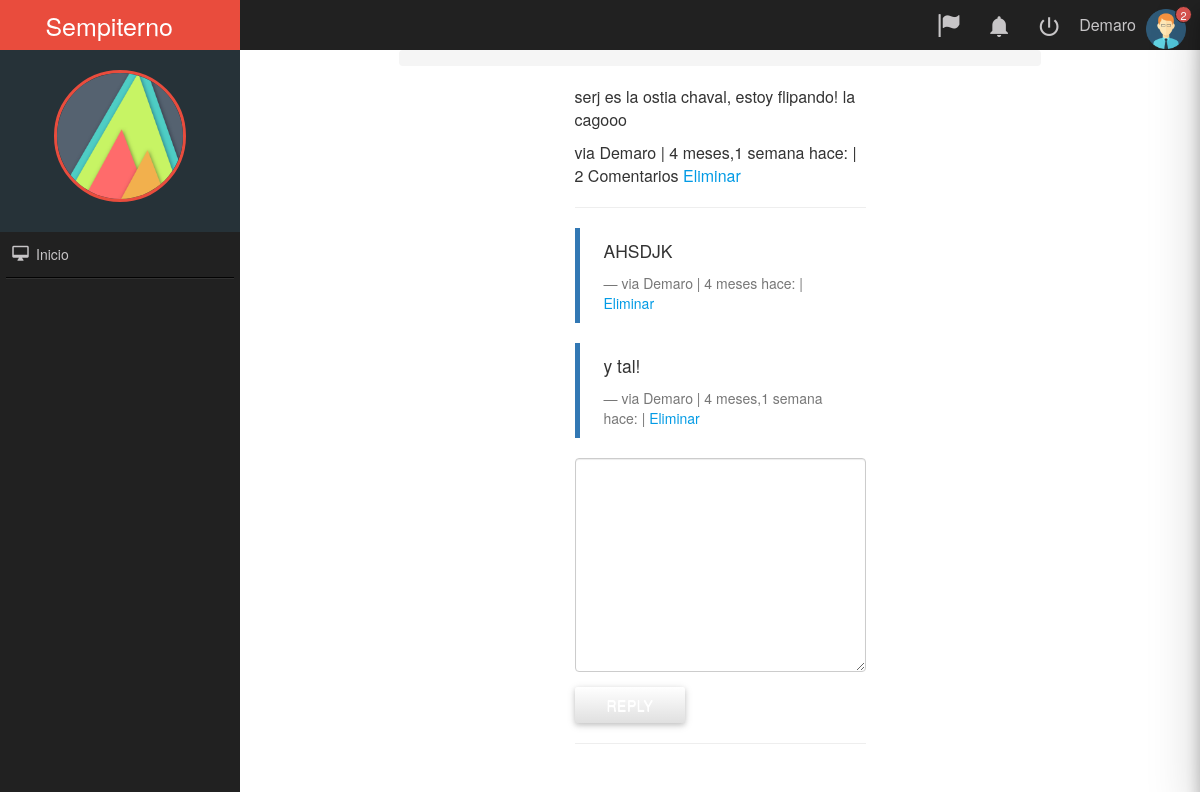
/comments/6/ (signed in), run on the app's committed database.
### comments/models.py (models this page shows, shortened)
class Comment(models.Model):
    user        = models.ForeignKey(settings.AUTH_USER_MODEL, default=1)
    content_type = models.ForeignKey(ContentType, on_delete=models.CASCADE)
    object_id = models.PositiveIntegerField()
    content_object = GenericForeignKey('content_type', 'object_id')
    parent      = models.ForeignKey("self", null=True, blank=True)
    content     = models.TextField()
    timestamp   = models.DateTimeField(auto_now_add=True)
    objects = CommentManager()
    class Meta:
        ordering = ['-timestamp']
    def get_delete_url(self):
        return reverse("comments:delete", kwargs={"id": self.id})
    def children(self): #replies
        return Comment.objects.filter(parent=self)
    @property
    def is_parent(self):
        if self.parent is not None:
            return False
        return True

### comments/views.py (the view, shortened to what this page needs)
# urls.py: url(r'^(?P<id>\d+)/$', comment_thread, name='thread'),
def comment_thread(request, id):
    try:
        obj = Comment.objects.get(id=id)
    except:
        raise Http404
    if not obj.is_parent:
        obj = obj.parent
    content_object = obj.content_object # Post that the comment is on
    content_id = obj.content_object.id
    initial_data = {
            "content_type": obj.content_type,
            "object_id": obj.object_id
    }
    form = CommentForm(request.POST or None, initial=initial_data)
    context = {
        "comment": obj,
        "form": form,
    }
    return render(request, "comment_thread.html", context)

### comments/forms.py
class CommentForm(forms.Form):
    content_type = forms.CharField(widget=forms.HiddenInput)
    object_id = forms.IntegerField(widget=forms.HiddenInput)
    content = forms.CharField(label='', widget=forms.Textarea)

### templates/comment_thread.html (shortened to what this page needs)
{% extends "base.html" %}
{% load urlify %}
{% load crispy_forms_tags %}
{% block content %}
<div class='col-sm-6 col-sm-offset-3'>
          <p>{{ comment.content }}</p>
          <footer>via {{ comment.user }} | {{ comment.timestamp|timesince }} hace: | {% if comment.children.count > 0 %}{{ comment.children.count }} Comentario{% if comment.children.count > 1 %}s{% endif %} {% endif %} {% if request.user == comment.user %}<a href='{{ comment.get_delete_url }}'>Eliminar</a> {% endif %}</footer>
          <hr/>
          <div>
              {% for child_comment in comment.children %}
                <blockquote>
                <p>{{ child_comment.content }}</p>
                <footer>via {{ child_comment.user }} | {{ child_comment.timestamp|timesince }} hace: | {% if request.user == child_comment.user %}<a href='{{ child_comment.get_delete_url }}'>Eliminar</a>{% endif %}</footer>
                </blockquote>
             {% endfor %}
             {% if request.user.is_authenticated %}
            <form method="POST" action="."> {% csrf_token %}
                {{ form|crispy }}
                <input type='submit' value='Reply' class='btn btn-default'>
            </form>
            {% else %}
            <p>
            Debes iniciar sesión para comentar! </p>
            {% endif %}
        </div>
        <hr/>
</div>
{% endblock content %}

### templates/base.html (shortened to what this page needs)
<!DOCTYPE html>
<html lang="es">
<head>
<link rel="stylesheet" href="https://maxcdn.bootstrapcdn.com/bootstrap/3.3.6/css/bootstrap.min.css">
<link rel="stylesheet" href="https://maxcdn.bootstrapcdn.com/bootstrap/3.3.6/css/bootstrap-theme.min.css">
<link rel='stylesheet' href='https://maxcdn.bootstrapcdn.com/font-awesome/4.5.0/css/font-awesome.min.css' >
{% load staticfiles %}
<link rel='stylesheet' href='{% static "css/base.css" %}' />
    <link rel="stylesheet" href='{% static "css/normalize.css" %}'>
    <link rel="stylesheet" href='{% static "css/materialize.min.css" %}'>
    <link rel="stylesheet" href='{% static "css/material-design-iconic-font.min.css" %}'>
    <link rel="stylesheet" href='{% static "css/jquery.mCustomScrollbar.css" %}'>
    <link rel="stylesheet" href='{% static "css/sweetalert.css" %}'>
    <link rel="stylesheet" href='{% static "css/style.css" %}'>
    <section class="NavLateral full-width">
        <div class="NavLateral-content full-width">
            <header class="NavLateral-title full-width center-align">
               Sempiterno
            </header>
            <figure class="full-width NavLateral-logo">
                <img src='{% static "assets/img/logo.png" %}' alt="material-logo" class="responsive-img center-box">
            </figure>
            <div class="NavLateral-Nav">
                <ul class="full-width">
                    <li>
                        <a href="/" class="waves-effect waves-light"><i class="zmdi zmdi-desktop-mac zmdi-hc-fw"></i> Inicio</a>
                    </li>
                    <li class="NavLateralDivider"></li>
                </ul>
            </div>
        </div>
    </section>
    </head>
    <section class="ContentPage full-width">
        <div class="ContentPage-Nav full-width">
            <ul class="full-width">
                {% if request.user.is_authenticated %}
                <li><figure><img src='{% static "assets/img/user.png" %}' alt="UserImage"></figure></li>
                <li style="padding:0 5px;">{{request.user.username}}</li>
                <li><a href='{% url "logout" %}' class="tooltipped waves-effect " data-position="bottom" data-delay="50" data-tooltip="Logout"><i class="zmdi zmdi-power"></i></a></li>
                {% endif %}
                {% if request.user.is_authenticated %}
                <li>
                    <a href="#" class="tooltipped waves-effect-light btn-Notification" data-position="bottom" data-delay="50" data-tooltip="Notifications">
                        <i class="zmdi zmdi-notifications"></i>
                <li><a href='/create' class="tooltipped waves-effect" data-position="bottom" data-delay="50" data-tooltip="Publicar"><i class="glyphicon glyphicon-flag"></i></a></li>
                        <span class="ContentPage-Nav-indicator bg-danger">2</span>
                    {% endif %}
                    </a>
                </li>
            </ul>
        </div>
</body>
</head>
<body>
<div class='container'>
    <ol class='breadcrumb'>
    </ol>
{% block content %}
{% endblock content %}
</div>
</body>

### static/css/style.css (style rules this page uses)
body, html { margin: 0; padding: 0; position: relative; font-size: 16px; background-color: #fff; width: 100%; height: 100%; color: #333; }
.full-width { margin: 0; padding: 0; width: 100%; }
.center-box { margin:0 auto; }
.bg-danger { background-color: #d9534f !important; }
.NavLateral, .ContentPage { position: absolute; top: 0; height: 100%; }
.NavLateral { left: 0; width: 20%; }
.NavLateral-content { height: 100%; position: absolute; z-index: 10; background-color: rgb(33,33,33); color: #C7C5C7; }
.NavLateral-title { height: 50px; line-height: 50px; color: #fff; background-color: rgb(233,76,61); font-size: 25px; }
.NavLateral-logo { padding: 20px 0; color: #fff; background-color: rgb(38,50,56); }
.NavLateral-logo img { width: 55%; height: auto; display: block; border-radius: 50%; margin-bottom: 10px; border: 3px solid rgb(233,76,61); }
.NavLateralDivider { height: 0 !important; width: 95% !important; background-color: transparent; border: none; border-top: 1px solid rgba(0,0,0,0.9); border-bottom:1px solid rgba(255,255,255,0.08); margin: 0 auto !important; }
.NavLateral-Nav ul li { height: auto; margin: 0; padding: 0; }
.NavLateral-Nav ul li a { height: 45px; line-height: 45px; width: 100%; font-size: 14px; padding-left: 9px; display: block; color: #C7C5C7; transition: all .3s ease-in-out; }
.NavLateral-Nav ul li a i { font-size: 18px; }
.ContentPage { right: 0; width: 80%; background-color: #fff; }
.ContentPage-Nav { height: 50px; background-color: rgb(33,33,33); position: relative; }
.ContentPage-Nav ul { height: 50px; padding-right: 9px; position: relative; }
.ContentPage-Nav ul li { height: 50px; float: right; min-width: 50px; color: #C7C5C7; position: relative; line-height: 50px; }
.ContentPage-Nav ul li a { height: 50px; width: 50px; line-height: 50px; display: block; text-align: center; color: #C7C5C7; font-size: 25px; position: relative; }
.ContentPage-Nav ul li figure { margin: 0; padding: 0 5px; }
.ContentPage-Nav ul li figure img { width: 40px; height: 40px; margin-top: 5px; }
.ContentPage-Nav-indicator { position: absolute; top: 6px; right: 8px; font-size: 11px; text-align: center; width: 17px; height: 17px; line-height: 17px; border-radius: 50%; color: #fff; border: 1px solid rgb(33,33,33); }

### data on the page
Comment: content "serj es la ostia chaval, estoy flipando! la cagooo", user "Demaro", timestamp "4 meses,1 semana", children.count "2"
Comment: content "AHSDJK", user "Demaro", timestamp "4 meses"
Comment: content "y tal!", user "Demaro", timestamp "4 meses,1 semana"

### other printed values
{{ request.user.username }} "Demaro"
